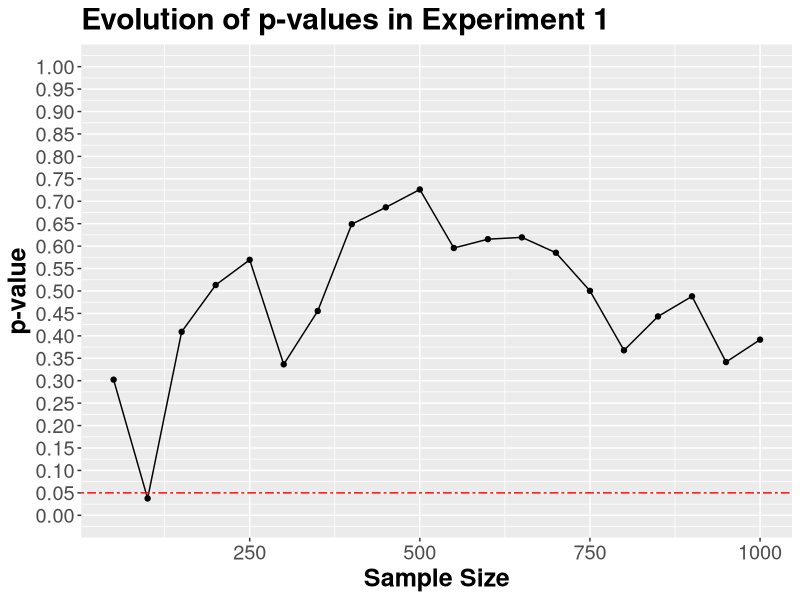

Source code (R):
options(warn=-1)
options(messages=-1)
library(tidyverse)
library(ggplot2)

# FUNCTION
# Two-sample t-test with tracking sequential statistic and p-values by incremental sample sizes until getting to n in each group.

# @param n (numeric): Initially planned sample size for each group (for simplicity, n needs to be a multiple of sample_increase_step).
# @param d_0 (numeric): effect size.
# @param mean_current (numeric): Population mean for control variation.
# @param sd_current (numeric): Population standard deviation for current variation.
# @param sd_new (numeric): Population standard deviation for new variation.
# @param sample_increase_step (numeric): Sample size increment.

# @return p.value.df: A tibble that has 3 columns:
# inc_sample_size, statistic, and p_value 

incremental_t_test <- function(n, d_0, mean_current, sd_current, sd_new, sample_increase_step) {
  sample_current <- rnorm(n, mean = mean_current, sd = sd_current)
  sample_new <- rnorm(n, mean = mean_current + d_0, sd = sd_new)

  p.value.df <- tibble(
    inc_sample_size = rep(0, n / sample_increase_step),
    statistic = rep(0, n / sample_increase_step),
    p_value = rep(0, n / sample_increase_step)
  )

  current_sample_size <- sample_increase_step
  
  for (i in 1:nrow(p.value.df))
  {
    t_test_results <- t.test(sample_new[1:current_sample_size], sample_current[1:current_sample_size],
      var.equal = TRUE,
      alternative = "greater"                      
    )
    p.value.df[i, "statistic"] <- as_tibble(t_test_results$statistic)
    p.value.df[i, "p_value"] <- as_tibble(t_test_results$p.value)
    p.value.df[i, "inc_sample_size"] <- current_sample_size
    current_sample_size <- current_sample_size + sample_increase_step
  }

  return(p.value.df)
}

#---------------------------------------------------------------

#TEST and PLOT

options(repr.plot.width = 10, repr.plot.height = 5) 
options(warn=-1)

set.seed(301)
answer2.1 <- 
    incremental_t_test(n = 1000, d_0 = 0, sample_increase_step = 50, mean_current = 200, sd_current = 50, sd_new = 50)

sequential_pvalue <- 
  answer2.1 %>%
  ggplot() +
  geom_line(aes(x = inc_sample_size, y = p_value)) +
  theme(
    text = element_text(size = 18),
    plot.title = element_text(face = "bold"),
    axis.title = element_text(face = "bold")
  ) + 
  geom_point(aes(x = inc_sample_size, y = p_value)) +
  ggtitle("Evolution of p-values in Experiment 1") +
  ylab("p-value") +
  xlab("Sample Size") +
  geom_hline(
    yintercept = 0.05,
    colour = "red",
    linetype = "twodash"
  ) +
  coord_cartesian(ylim = c(0, 1)) +
  scale_y_continuous(breaks = seq(0, 1, by = 0.05))

sequential_pvalue
